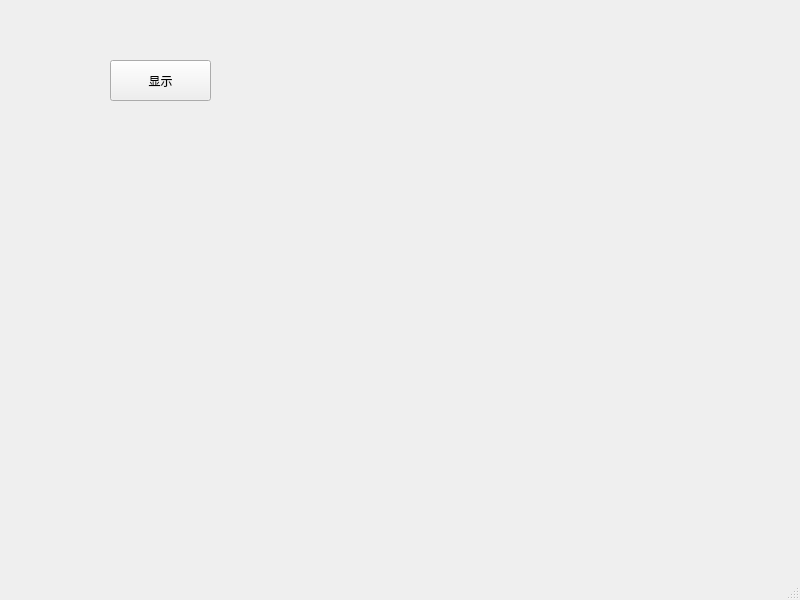
<?xml version="1.0" encoding="UTF-8"?>
<ui version="4.0">
 <class>MainWindow</class>
 <widget class="QMainWindow" name="MainWindow">
  <property name="geometry">
   <rect>
    <x>0</x>
    <y>0</y>
    <width>800</width>
    <height>600</height>
   </rect>
  </property>
  <property name="windowTitle">
   <string>MainWindow</string>
  </property>
  <widget class="QWidget" name="centralwidget">
   <widget class="QPushButton" name="pushButton">
    <property name="geometry">
     <rect>
      <x>110</x>
      <y>60</y>
      <width>101</width>
      <height>41</height>
     </rect>
    </property>
    <property name="text">
     <string>显示</string>
    </property>
   </widget>
  </widget>
  <widget class="QMenuBar" name="menubar">
   <property name="geometry">
    <rect>
     <x>0</x>
     <y>0</y>
     <width>800</width>
     <height>21</height>
    </rect>
   </property>
  </widget>
  <widget class="QStatusBar" name="statusbar"/>
 </widget>
 <resources/>
 <connections/>
</ui>
